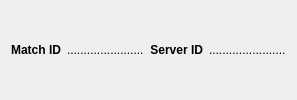
             <widget class="QWidget" name="horizontalWidget2" native="true">
              <layout class="QHBoxLayout" name="horizontalLayout0">
               <item>
                <widget class="QLabel" name="label_37">
                 <property name="text">
                  <string>&lt;html&gt;&lt;head/&gt;&lt;body&gt;&lt;p&gt;&lt;span style=&quot; font-weight:600;&quot;&gt;Match ID&lt;/span&gt;&lt;/p&gt;&lt;/body&gt;&lt;/html&gt;</string>
                 </property>
                 <property name="textFormat">
                  <enum>Qt::RichText</enum>
                 </property>
                 <property name="alignment">
                  <set>Qt::AlignRight|Qt::AlignTrailing|Qt::AlignVCenter</set>
                 </property>
                </widget>
               </item>
               <item>
                <widget class="QLabel" name="labelMatchId">
                 <property name="text">
                  <string>.......................</string>
                 </property>
                </widget>
               </item>
               <item>
                <widget class="QLabel" name="label_42">
                 <property name="text">
                  <string>&lt;html&gt;&lt;head/&gt;&lt;body&gt;&lt;p&gt;&lt;span style=&quot; font-weight:600;&quot;&gt;Server ID&lt;/span&gt;&lt;/p&gt;&lt;/body&gt;&lt;/html&gt;</string>
                 </property>
                 <property name="textFormat">
                  <enum>Qt::RichText</enum>
                 </property>
                 <property name="alignment">
                  <set>Qt::AlignRight|Qt::AlignTrailing|Qt::AlignVCenter</set>
                 </property>
                </widget>
               </item>
               <item>
                <widget class="QLabel" name="labelServerId">
                 <property name="text">
                  <string>.......................</string>
                 </property>
                </widget>
               </item>
              </layout>
             </widget>
